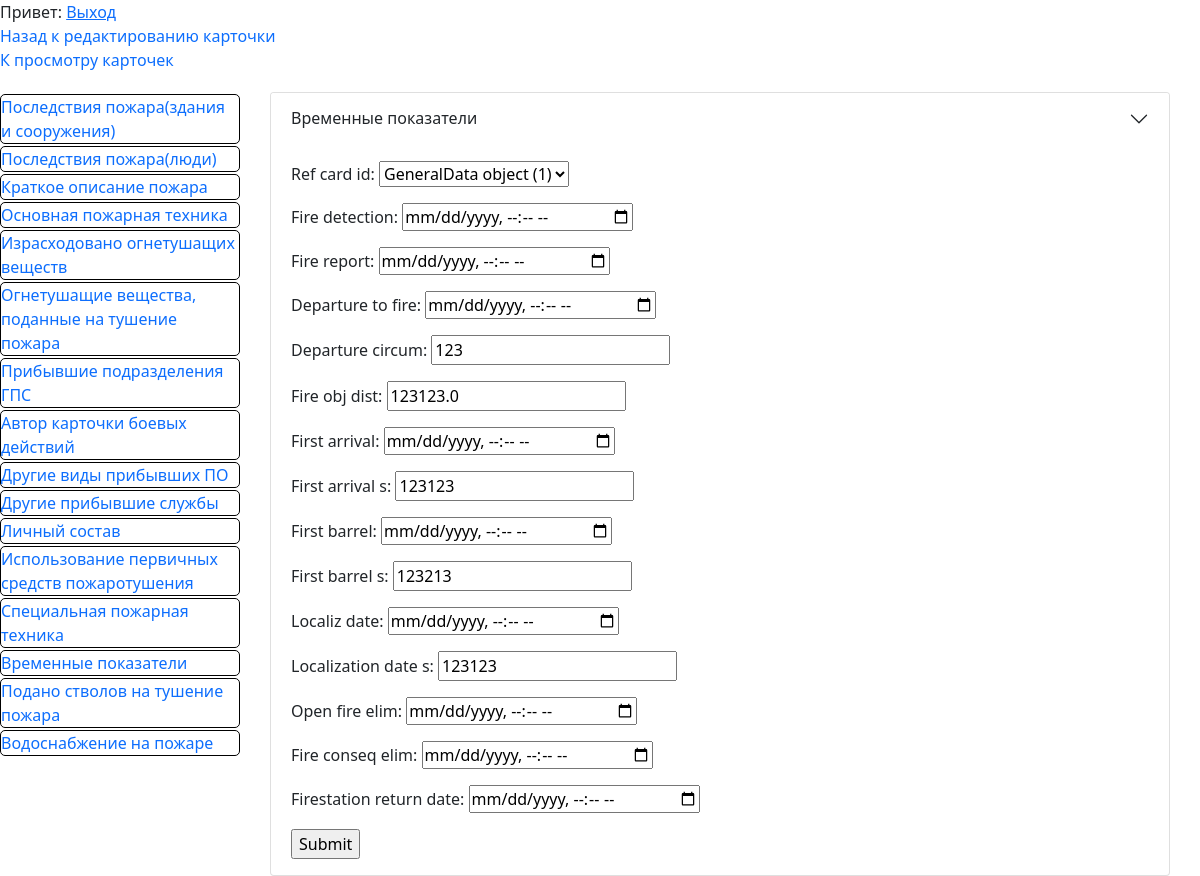
The page /card/1/time-indicators (signed in) on the database its author committed.
### fire/models.py (models this page shows)
class TimeIndicators(models.Model):
    ref_card_id = models.OneToOneField(
        GeneralData, on_delete=models.CASCADE, null=False
    )
    fire_detection = models.DateTimeField(null=False, blank=False)
    fire_report = models.DateTimeField(null=False, blank=False)
    departure_to_fire = models.DateTimeField(null=False, blank=False)
    departure_circum = models.CharField(max_length=300, null=False, blank=False)
    fire_obj_dist = models.FloatField(null=False, blank=False)
    first_arrival = models.DateTimeField(null=False, blank=False)
    first_arrival_s = models.IntegerField(null=False, blank=False)
    first_barrel = models.DateTimeField(null=False, blank=False)
    first_barrel_s = models.IntegerField(null=False, blank=False)
    localiz_date = models.DateTimeField(null=False, blank=False)
    localization_date_s = models.IntegerField(null=False, blank=False)
    open_fire_elim = models.DateTimeField(null=False, blank=False)
    fire_conseq_elim = models.DateTimeField(null=False, blank=False)
    firestation_return_date = models.DateTimeField(null=False, blank=False)

### fire/views.py (the view)
# urls.py: path('card/<int:card_id>/time-indicators', views.time_indicators, name="time-indicators"),
def time_indicators(request, card_id):
    gd = get_object_or_404(GeneralData, card_id=card_id)
    timeindicators = getattr(gd, "timeindicators", None)
    if request.method == "POST":
        form = TimeIndicatorsForm(
            data=request.POST, initial={"card_id": gd}, instance=timeindicators
        )
        if form.is_valid():
            new_timeindicators = form.save(commit=False)
            if timeindicators is None:
                new_timeindicators.card_id = gd
            new_timeindicators.save()
            return HttpResponseRedirect(resolve_url("time-indicators", card_id=card_id))
        else:
            return render(
                request,
                "time_indicators.html",
                context={"form": form, "card_id": card_id},
            )
    else:
        form = TimeIndicatorsForm(instance=timeindicators)
    return render(
        request, "time_indicators.html", context={"form": form, "card_id": card_id}
    )

### fire/forms.py
class TimeIndicatorsForm(ModelForm):
    class Meta:
        model = TimeIndicators
        exclude = [
            "card_id",
        ]
        widgets = {
            "oth_divis_date": DateTimeInput(attrs={"type": "datetime-local"}),
            "fire_detection": DateTimeInput(attrs={"type": "datetime-local"}),
            "fire_report": DateTimeInput(attrs={"type": "datetime-local"}),
            "departure_to_fire": DateTimeInput(attrs={"type": "datetime-local"}),
            "first_arrival": DateTimeInput(attrs={"type": "datetime-local"}),
            "first_barrel": DateTimeInput(attrs={"type": "datetime-local"}),
            "localiz_date": DateTimeInput(attrs={"type": "datetime-local"}),
            "open_fire_elim": DateTimeInput(attrs={"type": "datetime-local"}),
            "fire_conseq_elim": DateTimeInput(attrs={"type": "datetime-local"}),
            "firestation_return_date": DateTimeInput(attrs={"type": "datetime-local"}),
        }

### fire/templates/time_indicators.html (shortened to what this page needs)
{% extends 'base_card.html' %}
{% block card_info %}
<div class="accordion-item">
    <h2 class="accordion-header" id="panelsStayOpen-headingTwo">
      <button
        class="accordion-button collapsed"
        type="button"
      >
        Временные показатели
      </button>
    </h2>
    <div
      id="panelsStayOpen-collapseTwo"
    >
      <div class="accordion-body">
        <form
          action={% url 'time-indicators' card_id %} method="POST">
          {{ form.as_p }}
          <input type="submit" value="Submit">
        </form>
      </div>
    </div>
  </div>
  {% endblock card_info %}

### fire/static/main_style.css (style rules this page uses)
* { font-family: Noto Sans, sans-serif !important; }

### fire/static/style.css (style rules this page uses)
* { font-family: Noto Sans, sans-serif !important; }

### rows shown on the page
TimeIndicators: ref_card_id "GeneralData object (1)", departure_circum "123", fire_obj_dist "123123.0", first_arrival_s "123123", first_barrel_s "123213", localization_date_s "123123"
